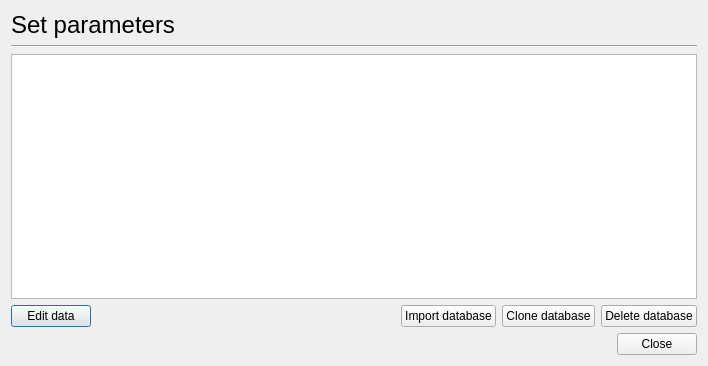
<?xml version="1.0" encoding="UTF-8"?>
<ui version="4.0">
 <class>ManageDatabases</class>
 <widget class="QDialog" name="ManageDatabases">
  <property name="geometry">
   <rect>
    <x>0</x>
    <y>0</y>
    <width>708</width>
    <height>366</height>
   </rect>
  </property>
  <property name="windowTitle">
   <string>Dialog</string>
  </property>
  <layout class="QVBoxLayout" name="verticalLayout_2">
   <item>
    <widget class="QLabel" name="label">
     <property name="font">
      <font>
       <pointsize>18</pointsize>
      </font>
     </property>
     <property name="text">
      <string>Set parameters</string>
     </property>
    </widget>
   </item>
   <item>
    <widget class="Line" name="line">
     <property name="orientation">
      <enum>Qt::Horizontal</enum>
     </property>
    </widget>
   </item>
   <item>
    <layout class="QVBoxLayout" name="verticalLayout">
     <property name="bottomMargin">
      <number>0</number>
     </property>
     <item>
      <widget class="QTableView" name="tableView"/>
     </item>
     <item>
      <layout class="QHBoxLayout" name="horizontalLayout">
       <property name="topMargin">
        <number>0</number>
       </property>
       <property name="bottomMargin">
        <number>0</number>
       </property>
       <item>
        <widget class="QPushButton" name="cmdeditdata">
         <property name="enabled">
          <bool>true</bool>
         </property>
         <property name="text">
          <string>Edit data</string>
         </property>
        </widget>
       </item>
       <item>
        <spacer name="horizontalSpacer">
         <property name="orientation">
          <enum>Qt::Horizontal</enum>
         </property>
         <property name="sizeHint" stdset="0">
          <size>
           <width>40</width>
           <height>20</height>
          </size>
         </property>
        </spacer>
       </item>
       <item>
        <widget class="QPushButton" name="cmdImport">
         <property name="text">
          <string>Import database</string>
         </property>
        </widget>
       </item>
       <item>
        <widget class="QPushButton" name="cmdClone">
         <property name="text">
          <string>Clone database</string>
         </property>
        </widget>
       </item>
       <item>
        <widget class="QPushButton" name="cmdDelete">
         <property name="text">
          <string>Delete database</string>
         </property>
        </widget>
       </item>
      </layout>
     </item>
    </layout>
   </item>
   <item>
    <layout class="QHBoxLayout" name="horizontalLayout_2">
     <item>
      <spacer name="horizontalSpacer_2">
       <property name="orientation">
        <enum>Qt::Horizontal</enum>
       </property>
       <property name="sizeHint" stdset="0">
        <size>
         <width>40</width>
         <height>20</height>
        </size>
       </property>
      </spacer>
     </item>
     <item>
      <widget class="QPushButton" name="cmdClose">
       <property name="text">
        <string>Close</string>
       </property>
      </widget>
     </item>
    </layout>
   </item>
  </layout>
 </widget>
 <resources/>
 <connections/>
</ui>
